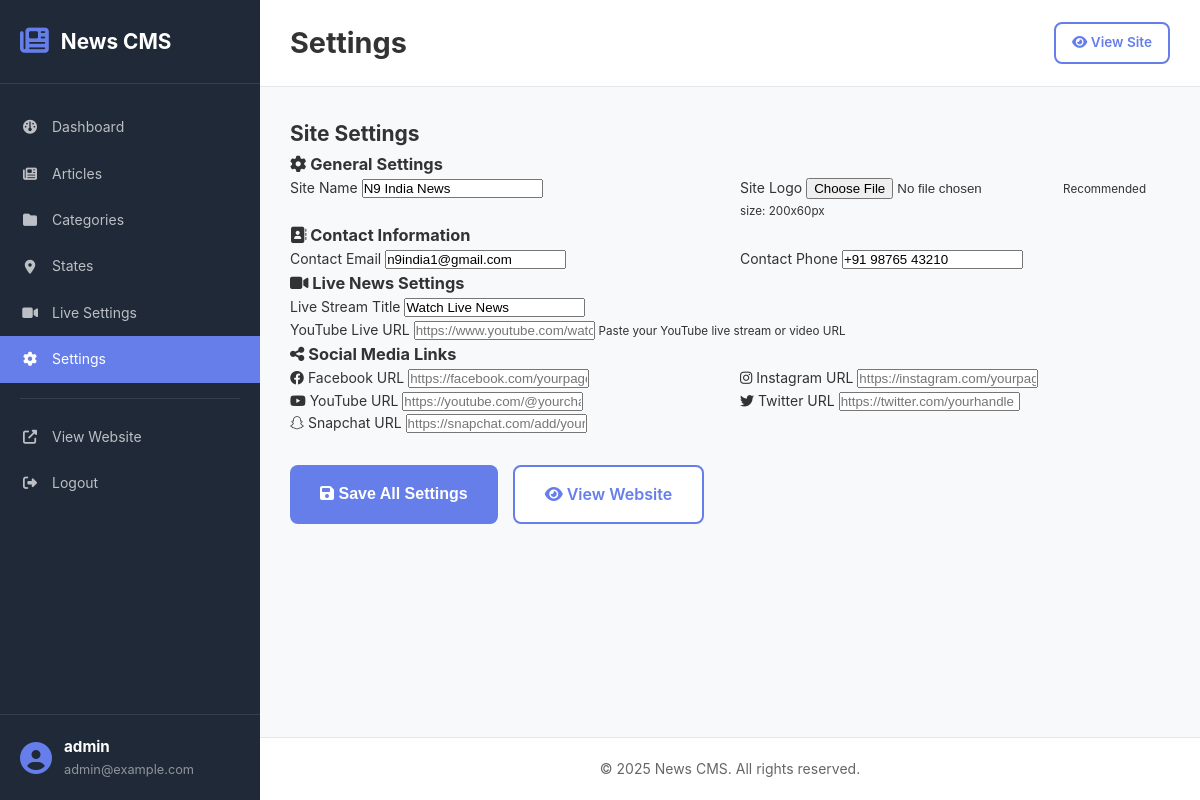
Screenshot of /admin/settings.php (signed in) with the database file from the repository.
### tables this page shows
CREATE TABLE users (
    id INT PRIMARY KEY AUTO_INCREMENT,
    username VARCHAR(50) UNIQUE NOT NULL,
    password VARCHAR(255) NOT NULL,
    email VARCHAR(100) UNIQUE NOT NULL,
    created_at TIMESTAMP DEFAULT CURRENT_TIMESTAMP
);

CREATE TABLE settings (
    id INT PRIMARY KEY AUTO_INCREMENT,
    site_name VARCHAR(100) DEFAULT 'News Website',
    site_logo VARCHAR(255),
    contact_email VARCHAR(100),
    contact_phone VARCHAR(20),
    live_youtube_url VARCHAR(255),
    live_title VARCHAR(255) DEFAULT 'Watch Live News',
    facebook_url VARCHAR(255),
    instagram_url VARCHAR(255),
    youtube_url VARCHAR(255),
    twitter_url VARCHAR(255),
    snapchat_url VARCHAR(255),
    updated_at TIMESTAMP DEFAULT CURRENT_TIMESTAMP ON UPDATE CURRENT_TIMESTAMP
);

### includes/functions.php (called while the page is built, shortened)
<?php
require_once __DIR__ . '/../config/database.php';
function url($path = '')
{
    if (empty($path)) {
        return BASE_URL . '/';
    }
    return BASE_URL . '/' . ltrim($path, '/');
}
function get_settings()
{
    $sql = "SELECT * FROM settings LIMIT 1";
    $settings = db_fetch_one($sql);
    return $settings;
}
function is_logged_in()
{
    return isset($_SESSION['admin_id']) && !empty($_SESSION['admin_id']);
}
function get_current_admin()
{
    $sql = "SELECT id, username, email FROM users WHERE id = ?";
    return db_fetch_one($sql, [$_SESSION['admin_id']]);
}
?>

### config/database.php (called while the page is built, shortened)
<?php
function db_connect()
{
    try {
        $dsn = "mysql:host=" . DB_HOST . ";dbname=" . DB_NAME . ";charset=utf8mb4";
        $options = [
            PDO::ATTR_ERRMODE => PDO::ERRMODE_EXCEPTION,
            PDO::ATTR_DEFAULT_FETCH_MODE => PDO::FETCH_ASSOC,
            PDO::ATTR_EMULATE_PREPARES => false,
        ];
        $pdo = new PDO($dsn, DB_USER, DB_PASS, $options);
        return $pdo;
    } catch (PDOException $e) {
        die("Database connection failed: " . $e->getMessage());
    }
}
function db_query($sql, $params = [])
{
    $pdo = db_connect();
    $stmt = $pdo->prepare($sql);
    $stmt->execute($params);
    return $stmt;
}
function db_fetch_one($sql, $params = [])
{
    $stmt = db_query($sql, $params);
    return $stmt->fetch();
}
?>

### admin/settings.php (the view, shortened to what this page needs)
<?php
$page_title = 'Settings';
require_once 'includes/admin_header.php';
?>
<div class="page-header">
    <h2>Site Settings</h2>
</div>
<form method="POST" enctype="multipart/form-data" class="settings-form">
    <div class="card">
        <div class="card-header">
            <h3><i class="fa-solid fa-cog"></i> General Settings</h3>
        </div>
        <div class="card-body">
            <div class="form-row">
                <div class="form-group">
                    <label for="site_name">Site Name</label>
                    <input type="text" id="site_name" name="site_name"
                           value="<?php echo htmlspecialchars($settings['site_name']); ?>"
                           placeholder="Your News Site">
                </div>
                <div class="form-group">
                    <label for="site_logo">Site Logo</label>
                    <input type="file" id="site_logo" name="site_logo" accept="image/*">
                    <small>Recommended size: 200x60px</small>
                </div>
            </div>
        </div>
    </div>
    <div class="card">
        <div class="card-header">
            <h3><i class="fa-solid fa-address-book"></i> Contact Information</h3>
        </div>
        <div class="card-body">
            <div class="form-row">
                <div class="form-group">
                    <label for="contact_email">Contact Email</label>
                    <input type="email" id="contact_email" name="contact_email"
                           value="<?php echo htmlspecialchars($settings['contact_email']); ?>"
                           placeholder="contact@example.com">
                </div>
                <div class="form-group">
                    <label for="contact_phone">Contact Phone</label>
                    <input type="text" id="contact_phone" name="contact_phone"
                           value="<?php echo htmlspecialchars($settings['contact_phone']); ?>"
                           placeholder="+91 1234567890">
                </div>
            </div>
        </div>
    </div>
    <div class="card">
        <div class="card-header">
            <h3><i class="fa-solid fa-video"></i> Live News Settings</h3>
        </div>
        <div class="card-body">
            <div class="form-group">
                <label for="live_title">Live Stream Title</label>
                <input type="text" id="live_title" name="live_title"
                       value="<?php echo htmlspecialchars($settings['live_title']); ?>"
                       placeholder="Watch Live News 24/7">
            </div>
            <div class="form-group">
                <label for="live_youtube_url">YouTube Live URL</label>
                <input type="url" id="live_youtube_url" name="live_youtube_url"
                       value="<?php echo htmlspecialchars($settings['live_youtube_url']); ?>"
                       placeholder="https://www.youtube.com/watch?v=VIDEO_ID">
                <small>Paste your YouTube live stream or video URL</small>
            </div>
        </div>
    </div>
    <div class="card">
        <div class="card-header">
            <h3><i class="fa-solid fa-share-nodes"></i> Social Media Links</h3>
        </div>
        <div class="card-body">
            <div class="form-row">
                <div class="form-group">
                    <label for="facebook_url">
                        <i class="fa-brands fa-facebook"></i> Facebook URL
                    </label>
                    <input type="url" id="facebook_url" name="facebook_url"
                           value="<?php echo htmlspecialchars($settings['facebook_url']); ?>"
                           placeholder="https://facebook.com/yourpage">
                </div>
                <div class="form-group">
                    <label for="instagram_url">
                        <i class="fa-brands fa-instagram"></i> Instagram URL
                    </label>
                    <input type="url" id="instagram_url" name="instagram_url"
                           value="<?php echo htmlspecialchars($settings['instagram_url']); ?>"
                           placeholder="https://instagram.com/yourpage">
                </div>
            </div>
            <div class="form-row">
                <div class="form-group">
                    <label for="youtube_url">
                        <i class="fa-brands fa-youtube"></i> YouTube URL
                    </label>
                    <input type="url" id="youtube_url" name="youtube_url"
                           value="<?php echo htmlspecialchars($settings['youtube_url']); ?>"
                           placeholder="https://youtube.com/@yourchannel">
                </div>
                <div class="form-group">
                    <label for="twitter_url">
                        <i class="fa-brands fa-twitter"></i> Twitter URL
                    </label>
                    <input type="url" id="twitter_url" name="twitter_url"
                           value="<?php echo htmlspecialchars($settings['twitter_url']); ?>"
                           placeholder="https://twitter.com/yourhandle">
                </div>
            </div>
            <div class="form-group">
                <label for="snapchat_url">
                    <i class="fa-brands fa-snapchat"></i> Snapchat URL
                </label>
                <input type="url" id="snapchat_url" name="snapchat_url"
                       value="<?php echo htmlspecialchars($settings['snapchat_url']); ?>"
                       placeholder="https://snapchat.com/add/yourhandle">
            </div>
        </div>
    </div>
    <div class="form-actions">
        <button type="submit" class="btn btn-primary btn-lg">
            <i class="fa-solid fa-save"></i> Save All Settings
        </button>
        <a href="/" target="_blank" class="btn btn-outline btn-lg">
            <i class="fa-solid fa-eye"></i> View Website
        </a>
    </div>
</form>
<?php require_once 'includes/admin_footer.php'; ?>

### admin/includes/admin_header.php (shortened to what this page needs)
<?php
require_once __DIR__ . '/../../config/database.php';
require_once __DIR__ . '/../../includes/functions.php';
$current_user = get_current_admin();
$settings = get_settings();
?>
<!DOCTYPE html>
<html lang="en">
<head>
    <link rel="stylesheet" href="https://cdnjs.cloudflare.com/ajax/libs/font-awesome/6.2.0/css/all.css">
    <link rel="stylesheet" href="<?php echo BASE_URL; ?>/assets/css/admin.css">
</head>
<body class="admin-panel">
    <aside class="admin-sidebar">
        <div class="sidebar-header">
            <i class="fa-solid fa-newspaper"></i>
            <h2>News CMS</h2>
        </div>
        <nav class="sidebar-nav">
            <a href="dashboard.php" class="nav-item <?php echo basename($_SERVER['PHP_SELF']) == 'dashboard.php' ? 'active' : ''; ?>">
                <i class="fa-solid fa-dashboard"></i>
                <span>Dashboard</span>
            </a>
            <a href="articles.php" class="nav-item <?php echo basename($_SERVER['PHP_SELF']) == 'articles.php' || basename($_SERVER['PHP_SELF']) == 'article-form.php' ? 'active' : ''; ?>">
                <i class="fa-solid fa-newspaper"></i>
                <span>Articles</span>
            </a>
            <a href="categories.php" class="nav-item <?php echo basename($_SERVER['PHP_SELF']) == 'categories.php' ? 'active' : ''; ?>">
                <i class="fa-solid fa-folder"></i>
                <span>Categories</span>
            </a>
            <a href="states.php" class="nav-item <?php echo basename($_SERVER['PHP_SELF']) == 'states.php' ? 'active' : ''; ?>">
                <i class="fa-solid fa-map-marker-alt"></i>
                <span>States</span>
            </a>
            <a href="live-settings.php" class="nav-item <?php echo basename($_SERVER['PHP_SELF']) == 'live-settings.php' ? 'active' : ''; ?>">
                <i class="fa-solid fa-video"></i>
                <span>Live Settings</span>
            </a>
            <a href="settings.php" class="nav-item <?php echo basename($_SERVER['PHP_SELF']) == 'settings.php' ? 'active' : ''; ?>">
                <i class="fa-solid fa-cog"></i>
                <span>Settings</span>
            </a>
            <div class="nav-divider"></div>
            <a href="<?php echo url(); ?>" target="_blank" class="nav-item">
                <i class="fa-solid fa-external-link-alt"></i>
                <span>View Website</span>
            </a>
            <a href="logout.php" class="nav-item">
                <i class="fa-solid fa-sign-out-alt"></i>
                <span>Logout</span>
            </a>
        </nav>
        <div class="sidebar-footer">
            <div class="user-info">
                <i class="fa-solid fa-user-circle"></i>
                <div>
                    <strong><?php echo htmlspecialchars($current_user['username']); ?></strong>
                    <small><?php echo htmlspecialchars($current_user['email']); ?></small>
                </div>
            </div>
        </div>
    </aside>
    <main class="admin-main">
        <header class="admin-header">
            <div class="header-title">
                <h1><?php echo isset($page_title) ? $page_title : 'Dashboard'; ?></h1>
            </div>
            <div class="header-actions">
                <a href="<?php echo url(); ?>" target="_blank" class="btn btn-sm btn-outline">
                    <i class="fa-solid fa-eye"></i> View Site
                </a>
            </div>
        </header>
        <div class="admin-content">

### assets/css/admin.css (style rules this page uses)
* { margin: 0; padding: 0; box-sizing: border-box; }
:root { --primary: #667eea; --success: #10b981; --warning: #f59e0b; --danger: #ef4444; --info: #3b82f6; --dark: #1f2937; --light: #f3f4f6; --sidebar-width: 260px; }
body { font-family: -apple-system, BlinkMacSystemFont, 'Segoe UI', Roboto, Oxygen, Ubuntu, Cantarell, sans-serif; font-size: 14px; line-height: 1.6; color: #333; background: #f8f9fa; }
.btn { display: inline-block; padding: 12px 24px; border: none; border-radius: 8px; font-size: 0.95rem; font-weight: 600; cursor: pointer; transition: all 0.3s; text-decoration: none; text-align: center; }
.btn-primary { background: var(--primary); color: white; }
.admin-panel { display: flex; min-height: 100vh; }
.admin-sidebar { width: var(--sidebar-width); background: var(--dark); color: white; position: fixed; height: 100vh; overflow-y: auto; z-index: 1000; display: flex; flex-direction: column; }
.sidebar-header { padding: 25px 20px; border-bottom: 1px solid rgba(255,255,255,0.1); display: flex; align-items: center; gap: 12px; }
.sidebar-header i { font-size: 1.8rem; color: var(--primary); }
.sidebar-header h2 { font-size: 1.3rem; font-weight: 700; }
.sidebar-nav { flex: 1; padding: 20px 0; }
.nav-item { display: flex; align-items: center; gap: 12px; padding: 12px 20px; color: rgba(255,255,255,0.7); text-decoration: none; transition: all 0.3s; }
.nav-item.active { background: var(--primary); color: white; }
.nav-item i { width: 20px; text-align: center; }
.nav-divider { height: 1px; background: rgba(255,255,255,0.1); margin: 15px 20px; }
.sidebar-footer { padding: 20px; border-top: 1px solid rgba(255,255,255,0.1); }
.user-info { display: flex; align-items: center; gap: 12px; }
.user-info i { font-size: 2rem; color: var(--primary); }
.user-info strong { display: block; font-size: 0.95rem; }
.user-info small { display: block; font-size: 0.8rem; color: rgba(255,255,255,0.5); }
.admin-main { margin-left: var(--sidebar-width); flex: 1; display: flex; flex-direction: column; min-height: 100vh; }
.admin-header { background: white; padding: 20px 30px; border-bottom: 1px solid #e5e7eb; display: flex; align-items: center; justify-content: space-between; position: sticky; top: 0; z-index: 100; }
.header-title h1 { font-size: 1.8rem; color: #333; }
.header-actions { display: flex; gap: 10px; }
.btn-sm { padding: 8px 16px; font-size: 0.85rem; }
.btn-outline { background: white; border: 2px solid var(--primary); color: var(--primary); }
.admin-content { flex: 1; padding: 30px; }

### admin/settings.php (style rules this page uses)
.settings-form { max-width: 1000px; }
.form-row { display: grid; grid-template-columns: repeat(auto-fit, minmax(300px, 1fr)); gap: 20px; }
.form-actions { display: flex; gap: 15px; margin-top: 30px; }
.btn-lg { padding: 15px 30px; font-size: 1rem; }

### rows the page displays
users: username "admin", email "admin@example.com"
settings: site_name "N9 India News", contact_email "n9india1@gmail.com", contact_phone "+91 98765 43210", live_title "Watch Live News"

### other values shown
$page_title "Settings"
